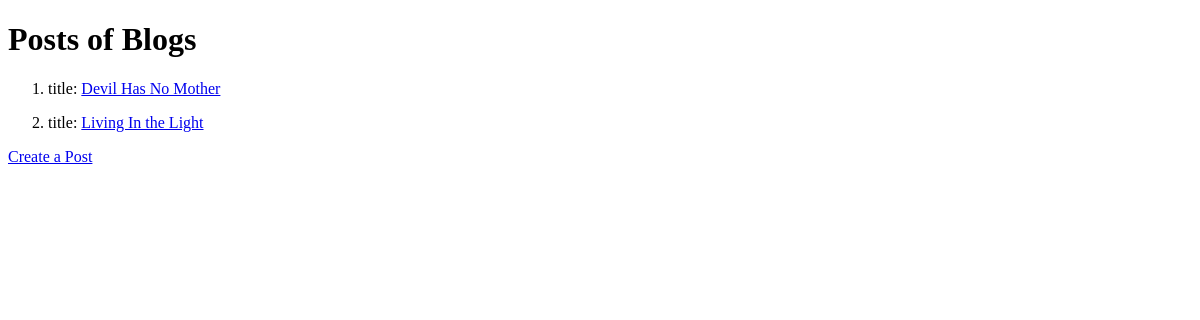
Page /app/ on the earlier database version.
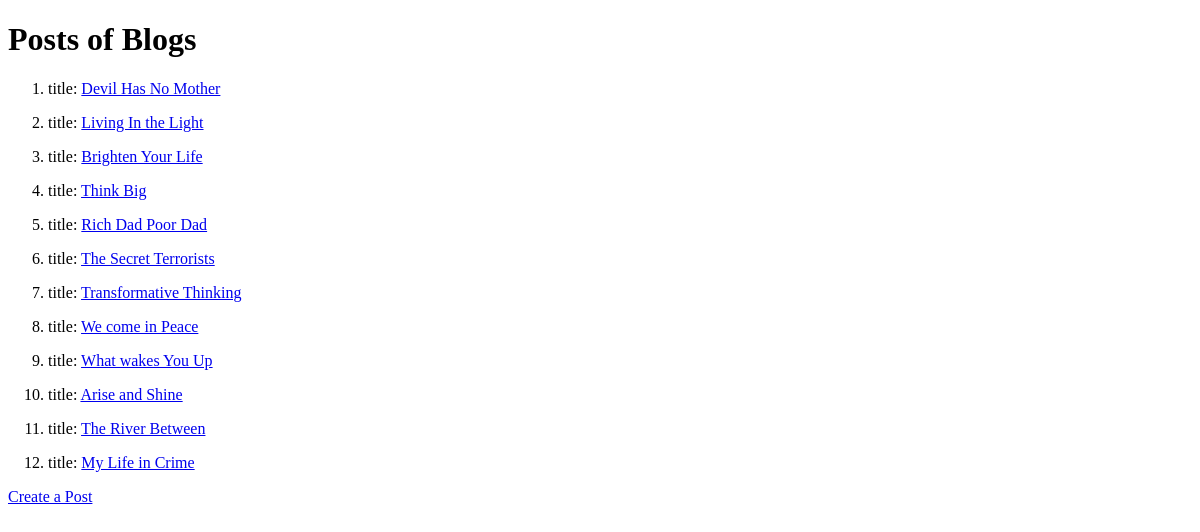
Same page on the later database version.
### blog/models.py (models this page shows, shortened)
class Post(models.Model):
    title = models.CharField(max_length=200)
    content = models.TextField()
    author = models.CharField(max_length=100)
    date_created = models.DateField()

### blog/views.py (the view)
# urls.py: path('',post_list, name ='list'),
def post_list(request):
    posts = Post.objects.all()
    return render(request, 'blog/post_list.html', {'posts': posts})

### blog/templates/blog/post_list.html (shortened to what this page needs)
<!DOCTYPE html>
<html lang="en">
<head>
</head>
<body>
    <h1>Posts of Blogs</h1>
    <div>
        <ol>
            {% for post in posts %}
            <li>
                <p>title: <a href="{% url 'detail' post.id %}">{{post.title}}</a></p>
            </li>
            {% endfor %}
        </ol>
        <a href="{% url 'create' %}"> Create a Post</a>
    </div>
</body>
</html>

Differences in the rows shown:
added Post: title "Brighten Your Life"
added Post: title "Think Big"
added Post: title "Rich Dad Poor Dad"
added Post: title "The Secret Terrorists"
added Post: title "Transformative Thinking"
added Post: title "We come in Peace"
added Post: title "What wakes You Up"
added Post: title "Arise and Shine"
added Post: title "The River Between"
added Post: title "My Life in Crime"
